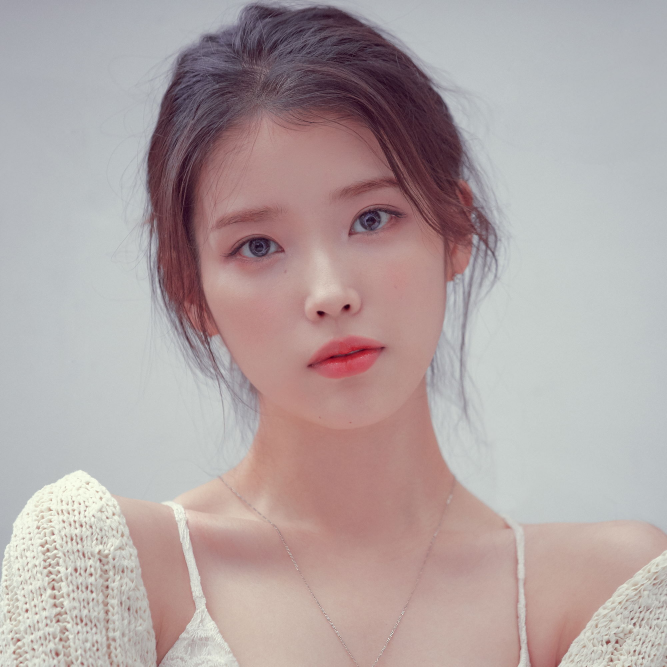
#> input picture 3_week/iu.jpg, 2000 x 2000 px, given in place of the camera (shown at 1/3 size)
$ python red_detection.py
#> lines starting #> are read from the running program, lines starting #| are printed output that depends on the picture; after the words box and inside, x2 and y2 are one past the last pixel; in counts of white or black regions, pixels touching at a corner belong together

import cv2
import numpy as np
import matplotlib.pyplot as plt

live_Camera = cv2.VideoCapture(0)

lower_bound = np.array([136,87,111])
upper_bound = np.array([180,255,255])

while(live_Camera.isOpened()):

    ret, frame = live_Camera.read()
#> frame is the input picture: shape (2000, 2000, 3); mean B, G, R 163.3, 163.5, 177.3
    frame = cv2.resize(frame,(1280,720))
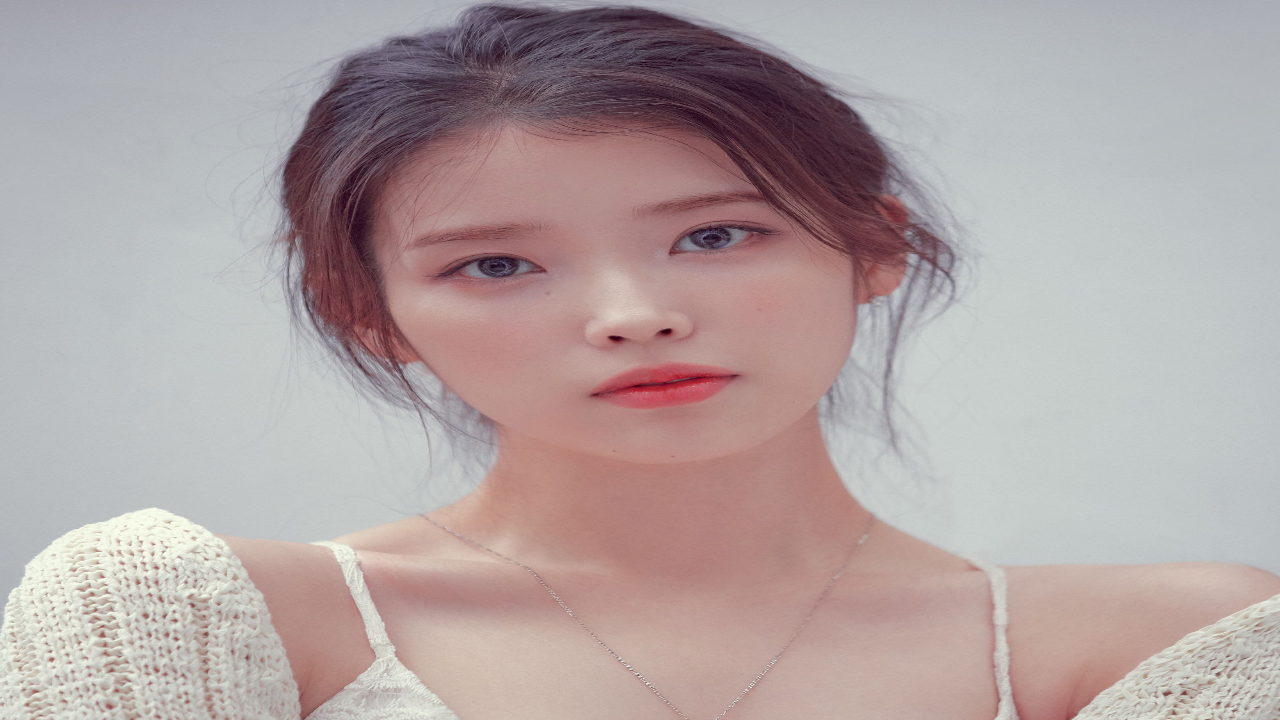
#> frame: shape (720, 1280, 3); mean B, G, R 163.2, 163.4, 177.2
#    frame = cv2.flip(frame,1)
    frame_smooth = cv2.GaussianBlur(frame,(7,7),0)
    mask = np.zeros_like(frame)
    mask[0:720, 0:1280] = [255,255,255]

    img_roi = cv2.bitwise_and(frame_smooth, mask)
    frame_hsv = cv2.cvtColor(img_roi,cv2.COLOR_BGR2HSV)
#> frame_hsv: shape (720, 1280, 3); mean H, S, V 73.4, 34.8, 180.6
    image_binary = cv2.inRange(frame_hsv, lower_bound, upper_bound)
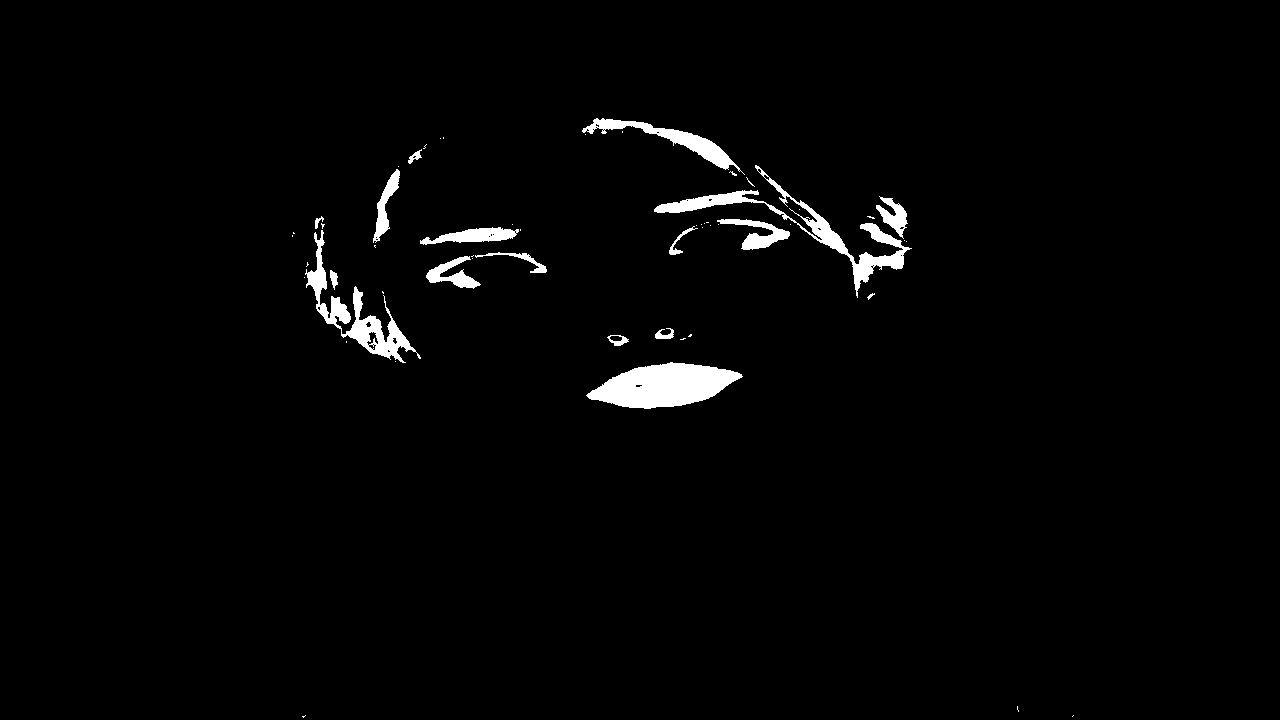
#> image_binary: shape (720, 1280); 2% white; 55 white regions (38 under 20 px), largest, box (x1, y1, x2, y2) and area: (586, 362, 743, 409) 4728, (654, 165, 912, 298) 3663, (305, 230, 421, 363) 2938

    check_if_red_detected = cv2.countNonZero(image_binary)
#> check_if_red_detected = 18016

    if int(check_if_red_detected) >= 20000 :
        cv2.putText(frame,"Red Detected !",(300,60),cv2.FONT_HERSHEY_COMPLEX,3,(0,0,255),2)

    cv2.imshow("Red Detection",frame)

    if cv2.waitKey(10) == 27 :
#> (key Esc is pressed here)
        break


live_Camera.release()
cv2.destroyAllWindows()
